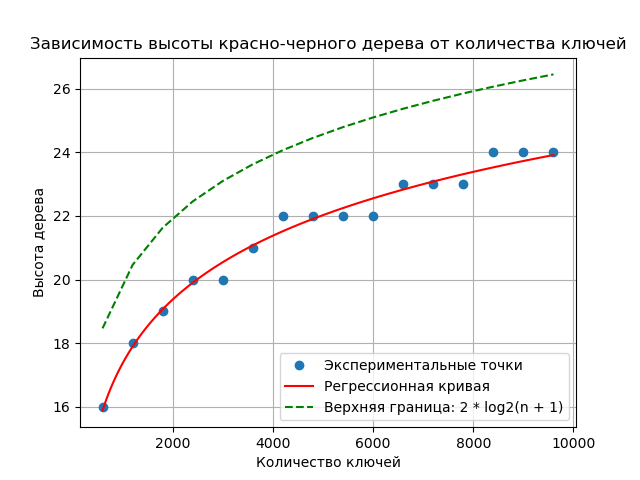

Here is the Python script that generated this plot:
import matplotlib.pyplot as plt
import numpy as np

class TreeNode:
    def __init__(self, key):
        self.key = key
        self.color = 'red'  
        self.left = None
        self.right = None
        self.parent = None

class RedBlackTree:
    def __init__(self):
        self.NIL_LEAF = TreeNode(None)  
        self.NIL_LEAF.color = 'black'  
        self.root = self.NIL_LEAF

    def insert(self, key):
        new_node = TreeNode(key)
        new_node.left = self.NIL_LEAF
        new_node.right = self.NIL_LEAF
        parent = None
        current = self.root
        
        while current != self.NIL_LEAF:
            parent = current
            if new_node.key < current.key:
                current = current.left
            else:
                current = current.right
        
        new_node.parent = parent
        if parent is None:  
            self.root = new_node
        elif new_node.key < parent.key:
            parent.left = new_node
        else:
            parent.right = new_node
        
        new_node.color = 'red'  
        self.fix_insert(new_node)

    def fix_insert(self, node):
        while node != self.root and node.parent.color == 'red':
            if node.parent == node.parent.parent.left:  
                uncle = node.parent.parent.right
                if uncle.color == 'red':  
                    node.parent.color = 'black'
                    uncle.color = 'black'
                    node.parent.parent.color = 'red'
                    node = node.parent.parent
                else:  
                    if node == node.parent.right:  
                        node = node.parent
                        self.left_rotate(node)  
                    node.parent.color = 'black'
                    node.parent.parent.color = 'red'
                    self.right_rotate(node.parent.parent)
            else:  
                uncle = node.parent.parent.left
                if uncle.color == 'red':
                    node.parent.color = 'black'
                    uncle.color = 'black'
                    node.parent.parent.color = 'red'
                    node = node.parent.parent
                else:
                    if node == node.parent.left:
                        node = node.parent
                        self.right_rotate(node)
                    node.parent.color = 'black'
                    node.parent.parent.color = 'red'
                    self.left_rotate(node.parent.parent)
        
        self.root.color = 'black'

    def left_rotate(self, x):
        y = x.right
        x.right = y.left
        if y.left != self.NIL_LEAF:
            y.left.parent = x
        
        y.parent = x.parent
        if x.parent is None:  
            self.root = y
        elif x == x.parent.left:
            x.parent.left = y
        else:
            x.parent.right = y
        
        y.left = x
        x.parent = y

    def right_rotate(self, y):
        x = y.left
        y.left = x.right
        if x.right != self.NIL_LEAF:
            x.right.parent = y
        
        x.parent = y.parent
        if y.parent is None:  
            self.root = x
        elif y == y.parent.right:
            y.parent.right = x
        else:
            y.parent.left = x
        
        x.right = y
        y.parent = x

    def height(self, node):
        """Возвращает высоту дерева."""
        if node == self.NIL_LEAF:
            return 0
        return 1 + max(self.height(node.left), self.height(node.right))

class RedBlackTreeApp:
    def __init__(self):
        self.tree=RedBlackTree()

    def run(self):
         heights = []
         num_keys = []
         
         for i in range(1, 10001):  
             key = i  
             self.tree.insert(key)

             if i % 600 == 0:  
                 heights.append(self.tree.height(self.tree.root))
                 num_keys.append(i)

         plt.plot(num_keys, heights, 'o', label='Экспериментальные точки')  

         log_num_keys = np.log(num_keys)  
         coefficients = np.polyfit(log_num_keys, heights, 1)  
         polynomial_func = np.poly1d(coefficients)
         x_fit = np.linspace(min(log_num_keys), max(log_num_keys), 100)  
         y_fit = polynomial_func(x_fit)

         plt.plot(np.exp(x_fit), y_fit, label='Регрессионная кривая', color='red')  

         upper_bound_heights = [2 * np.log2(n + 1) for n in num_keys]
         plt.plot(num_keys, upper_bound_heights, label='Верхняя граница: 2 * log2(n + 1)', color='green', linestyle='--')

         plt.title("Зависимость высоты красно-черного дерева от количества ключей")
         plt.xlabel("Количество ключей")
         plt.ylabel("Высота дерева")
         plt.legend()
         plt.grid()
         plt.show()

         print("Уравнение регрессионной кривой:")
         print(f"y ≈ {coefficients[0]:.4f} * log(x) + {coefficients[1]:.4f}")

if __name__ == "__main__":
    app=RedBlackTreeApp()
    app.run()
